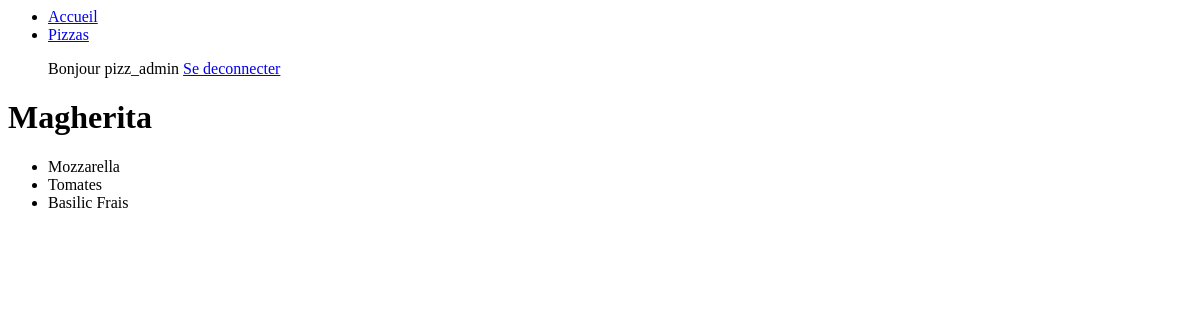
Before: /pizzas/2 (signed in) with the older database file.
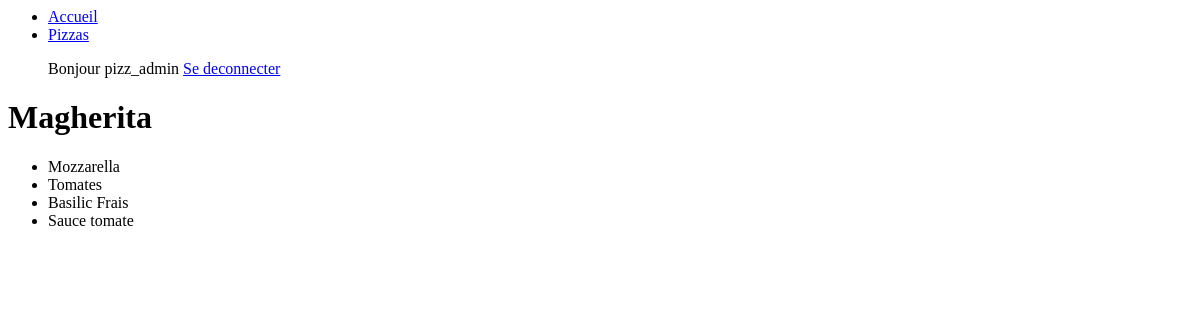
After: the same page with the newer database file.
### pizzas/models.py (models this page shows)
class Topping(models.Model):
    pizza = models.ManyToManyField(Pizza)
    name = models.CharField(max_length=50)
    field_name = models.ImageField(upload_to='images/', height_field=None, width_field=None, max_length=100, blank=True)
    def __str__(self) -> str:
        return self.name

### pizzas/views.py (the view)
# urls.py: path('pizzas/<int:pizza_id>', views.pizzas_toppings, name='pizzas_toppings'),
def pizzas_toppings(request, pizza_id):
    pizza = Pizza.objects.get(id=pizza_id)
    toppings = pizza.topping_set.all()
    context = {'pizza' : pizza, 'toppings': toppings}
    return render(request, 'pizzas/topping.html',context)

### pizzas/models.py (called while the page is built)
    def __str__(self) -> str:
        return self.name

### pizzas/templates/pizzas/topping.html
{% extends 'pizzas/base.html' %}
{% block content %}
    <h1>{{pizza}}</h1>
    <ul>
    {% for topping in toppings %}
        <li>{{topping}}</li>
    {% empty %}
        <li>Désolé, il n'y a pas de garniture renseignée pour cette pizza !</li>
    {% endfor %}
    </ul>
{% endblock content %}

Changed rows visible on the page:
added Topping: name "Sauce tomate"
